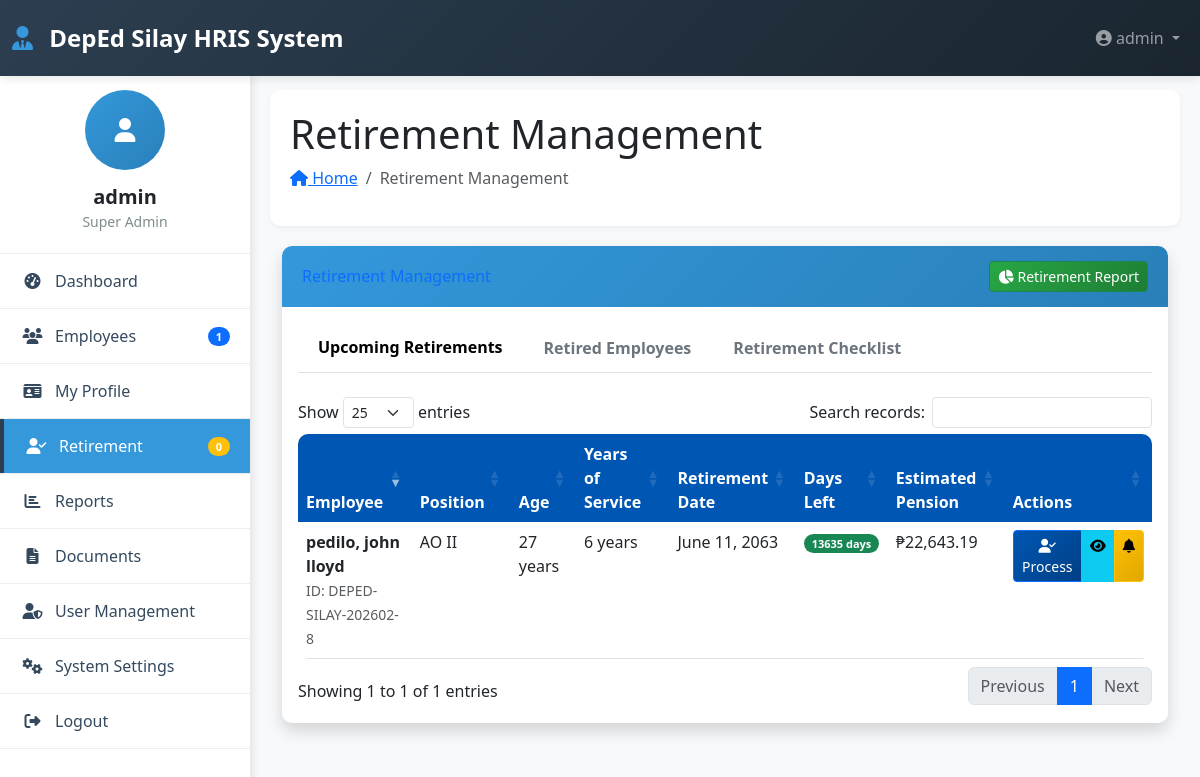
The app's page /modules/retirement/retirement_list.php (signed in) with its own data.
### tables this page shows
CREATE TABLE `employment_details` (
  `id` int(11) NOT NULL,
  `employee_id` varchar(20) DEFAULT NULL,
  `position_title` varchar(200) DEFAULT NULL,
  `salary_grade` int(11) DEFAULT NULL CHECK (`salary_grade` between 1 and 33),
  `step_increment` int(11) DEFAULT NULL CHECK (`step_increment` between 1 and 8),
  `monthly_salary` decimal(12,2) DEFAULT NULL,
  `plantilla_number` varchar(50) DEFAULT NULL,
  `item_number` varchar(50) DEFAULT NULL,
  `department` varchar(100) DEFAULT NULL,
  `school_assignment` varchar(200) DEFAULT NULL,
  `school_id` varchar(50) DEFAULT NULL,
  `school_district` varchar(100) DEFAULT NULL,
  `division` varchar(100) DEFAULT 'Division of Silay City',
  `region` varchar(100) DEFAULT 'Region VI - Western Visayas',
  `employee_type` enum('Permanent','Contractual','Substitute','Part-time','Volunteer','CoS','Job Order') DEFAULT NULL,
  `appointment_status` enum('Original','Promoted','Reclassified','Re-employed') DEFAULT NULL,
  `appointment_nature` enum('Permanent','Temporary','Casual','Co-terminus') DEFAULT NULL,
  `date_of_last_promotion` date DEFAULT NULL,
  `date_of_last_step_increment` date DEFAULT NULL,
  `effectivity_date` date DEFAULT NULL,
  `bank_name` varchar(100) DEFAULT NULL,
  `bank_account` varchar(50) DEFAULT NULL,
  `payroll_account` varchar(50) DEFAULT NULL
);

CREATE TABLE `employees` (
  `employee_id` varchar(20) NOT NULL,
  `deped_id` varchar(20) DEFAULT NULL,
  `lrn_number` varchar(20) DEFAULT NULL,
  `first_name` varchar(100) NOT NULL,
  `middle_name` varchar(100) DEFAULT NULL,
  `last_name` varchar(100) NOT NULL,
  `suffix` varchar(10) DEFAULT NULL,
  `extension_name` varchar(20) DEFAULT NULL,
  `birth_date` date NOT NULL,
  `birth_place` varchar(200) DEFAULT NULL,
  `gender` enum('Male','Female') DEFAULT NULL,
  `civil_status` enum('Single','Married','Divorced','Widowed','Separated') DEFAULT NULL,
  `gsis_no` varchar(50) DEFAULT NULL,
  `pagibig_no` varchar(50) DEFAULT NULL,
  `philhealth_no` varchar(50) DEFAULT NULL,
  `sss_no` varchar(50) DEFAULT NULL,
  `tin_no` varchar(50) DEFAULT NULL,
  `email_official` varchar(100) DEFAULT NULL,
  `email_personal` varchar(100) DEFAULT NULL,
  `mobile_number` varchar(20) DEFAULT NULL,
  `telephone` varchar(20) DEFAULT NULL,
  `house_no_street` varchar(200) DEFAULT NULL,
  `barangay` varchar(100) DEFAULT NULL,
  `city` varchar(100) DEFAULT 'Silay City',
  `province` varchar(100) DEFAULT 'Negros Occidental',
  `zip_code` varchar(10) DEFAULT NULL,
  `emergency_person` varchar(200) DEFAULT NULL,
  `emergency_relationship` varchar(50) DEFAULT NULL,
  `emergency_contact` varchar(20) DEFAULT NULL,
  `emergency_address` varchar(300) DEFAULT NULL,
  `employment_status` enum('Active','Retired','On-Leave','Resigned','AWOL','Deceased','Suspended') DEFAULT 'Active',
  `date_hired` date DEFAULT NULL,
  `date_retired` date DEFAULT NULL,
  `date_resigned` date DEFAULT NULL,
  `date_of_last_promotion` date DEFAULT NULL,
  `photo_path` varchar(500) DEFAULT NULL,
  `created_at` timestamp NOT NULL DEFAULT current_timestamp(),
  `updated_at` timestamp NOT NULL DEFAULT current_timestamp() ON UPDATE current_timestamp(),
  `created_by` varchar(100) DEFAULT NULL,
  `updated_by` varchar(100) DEFAULT NULL
);

### includes/functions.php (called while the page is built, shortened)
<?php
function formatDate($date, $format = 'F d, Y')
{
    return date($format, strtotime($date));
}
function formatCurrency($amount)
{
    return '₱' . number_format($amount, 2);
}
?>

### modules/retirement/retirement_list.php (the view, shortened to what this page needs)
<?php
require_once '../../includes/functions.php';
require_once '../../includes/header.php';
$database = new Database();
$db = $database->getConnection();
$query = "SELECT e.employee_id, e.deped_id, e.first_name, e.last_name, e.middle_name,
          e.birth_date, e.date_hired, e.employment_status,
          ed.position_title, ed.salary_grade, ed.monthly_salary,
          TIMESTAMPDIFF(YEAR, e.birth_date, CURDATE()) as age,
          TIMESTAMPDIFF(YEAR, e.date_hired, CURDATE()) as years_of_service,
          DATE_ADD(e.birth_date, INTERVAL 65 YEAR) as retirement_date,
          DATEDIFF(DATE_ADD(e.birth_date, INTERVAL 65 YEAR), CURDATE()) as days_to_retirement,
          ri.retirement_status
          FROM employees e
          LEFT JOIN employment_details ed ON e.employee_id = ed.employee_id
          LEFT JOIN retirement_info ri ON e.employee_id = ri.employee_id
          WHERE e.employment_status = 'Active'
          ORDER BY retirement_date ASC";
$stmt = $db->prepare($query);
$stmt->execute();
$employees = $stmt->fetchAll(PDO::FETCH_ASSOC);
?>
<div class="card shadow">
    <div class="card-header d-flex justify-content-between align-items-center">
        <h6 class="m-0 font-weight-bold text-primary">Retirement Management</h6>
        <div>
            <a href="retirement_report.php" class="btn btn-success btn-sm">
                <i class="fas fa-chart-pie"></i> Retirement Report
            </a>
        </div>
    </div>
    <div class="card-body">
        <ul class="nav nav-tabs mb-4" id="retirementTab" role="tablist">
            <li class="nav-item" role="presentation">
                <button class="nav-link active" id="upcoming-tab" data-bs-toggle="tab" data-bs-target="#upcoming" type="button">
                    Upcoming Retirements
                </button>
            </li>
            <li class="nav-item" role="presentation">
                <button class="nav-link" id="retired-tab" data-bs-toggle="tab" data-bs-target="#retired" type="button">
                    Retired Employees
                </button>
            </li>
            <li class="nav-item" role="presentation">
                <button class="nav-link" id="checklist-tab" data-bs-toggle="tab" data-bs-target="#checklist" type="button">
                    Retirement Checklist
                </button>
            </li>
        </ul>
        <div class="tab-content" id="retirementTabContent">
            <div class="tab-pane fade show active" id="upcoming" role="tabpanel">
                <div class="table-responsive">
                    <table class="table table-hover data-table">
                        <thead>
                            <tr>
                                <th>Employee</th>
                                <th>Position</th>
                                <th>Age</th>
                                <th>Years of Service</th>
                                <th>Retirement Date</th>
                                <th>Days Left</th>
                                <th>Estimated Pension</th>
                                <th>Actions</th>
                            </tr>
                        </thead>
                        <tbody>
                            <?php foreach ($employees as $employee): ?>
                                <?php
                                $retirement_date = new DateTime($employee['retirement_date']);
                                $today = new DateTime();
                                $interval = $today->diff($retirement_date);
                                $days_left = $interval->days;
                                $is_past_due = $retirement_date < $today;
                                $estimated_pension = $employee['monthly_salary'] * 0.90;
                                ?>
                                <tr class="<?php echo $is_past_due ? 'table-danger' : ($days_left <= 30 ? 'table-warning' : ''); ?>">
                                    <td>
                                        <strong><?php echo htmlspecialchars($employee['last_name'] . ', ' . $employee['first_name']); ?></strong><br>
                                        <small class="text-muted">ID: <?php echo htmlspecialchars($employee['employee_id']); ?></small>
                                    </td>
                                    <td><?php echo htmlspecialchars($employee['position_title']); ?></td>
                                    <td><?php echo $employee['age']; ?> years</td>
                                    <td><?php echo $employee['years_of_service']; ?> years</td>
                                    <td>
                                        <?php echo formatDate($employee['retirement_date']); ?><br>
                                    </td>
                                    <td>
                                        <span class="badge <?php echo $is_past_due ? 'bg-danger' : ($days_left <= 30 ? 'bg-warning' : ($days_left <= 90 ? 'bg-info' : 'bg-success')); ?>">
                                            <?php echo $days_left; ?> days
                                        </span>
                                    </td>
                                    <td><?php echo formatCurrency($estimated_pension); ?></td>
                                    <td>
                                        <div class="btn-group" role="group">
                                            <a href="process_retirement.php?id=<?php echo $employee['employee_id']; ?>"
                                               class="btn btn-primary btn-sm" title="Process Retirement">
                                                <i class="fas fa-user-check"></i> Process
                                            </a>
                                            <a href="view_retirement.php?id=<?php echo $employee['employee_id']; ?>"
                                               class="btn btn-info btn-sm" title="View Details">
                                                <i class="fas fa-eye"></i>
                                            </a>
                                            <a href="send_notice.php?id=<?php echo $employee['employee_id']; ?>"
                                               class="btn btn-warning btn-sm" title="Send Notice">
                                                <i class="fas fa-bell"></i>
                                            </a>
                                        </div>
                                    </td>
                                </tr>
                            <?php endforeach; ?>
                        </tbody>
                    </table>
                </div>
            </div>
        </div>
    </div>
</div>
<?php
require_once '../../includes/footer.php';
?>

### assets/css/style.css (style rules this page uses)
:root { --deped-blue: #0056b3; --deped-green: #28a745; --deped-yellow: #ffc107; --deped-red: #dc3545; --deped-gray: #6c757d; --deped-light: #f8f9fa; --deped-dark: #343a40; }
body { font-family: 'Segoe UI', Tahoma, Geneva, Verdana, sans-serif; background-color: #f5f7fa; color: #333; }
.card { border: none; border-radius: 10px; box-shadow: 0 4px 6px rgba(0, 0, 0, 0.1); transition: transform 0.3s ease; }
.card-header { background: linear-gradient(135deg, var(--deped-blue), #a4bad1); color: white; border-radius: 10px 10px 0 0 !important; font-weight: 600; }
.btn-primary { background: linear-gradient(135deg, var(--deped-blue), #004085); border: none; padding: 10px 20px; border-radius: 5px; font-weight: 600; }
.btn-success { background: linear-gradient(135deg, var(--deped-green), #1e7e34); border: none; }
.btn-warning { background: linear-gradient(135deg, var(--deped-yellow), #e0a800); border: none; }
.table { border-radius: 10px; overflow: hidden; }
.table thead th { background-color: var(--deped-blue); color: white; border: none; font-weight: 600; }
.nav-tabs { border-bottom: 2px solid #dee2e6; }
.nav-tabs .nav-link { border: none; color: var(--deped-gray); font-weight: 600; padding: 12px 20px; border-radius: 8px 8px 0 0; }
.nav-tabs .nav-link.active { background-color: var(--deped-blue); color: white; border: none; }

### includes/header.php (style rules this page uses)
:root { --primary-color: #3498db; --secondary-color: #2c3e50; --success-color: #27ae60; --warning-color: #f39c12; --danger-color: #e74c3c; --light-color: #ecf0f1; --dark-color: #2c3e50; }
body { font-family: 'Segoe UI', Tahoma, Geneva, Verdana, sans-serif; background-color: #f8f9fa; padding-top: 70px; }
.badge { padding: 4px 8px; font-size: 11px; border-radius: 10px; }
.card { border: none; border-radius: 10px; box-shadow: 0 2px 10px rgba(0, 0, 0, 0.08); margin-bottom: 20px; transition: transform 0.3s; }
.card-header { background: linear-gradient(135deg, var(--primary-color), #2980b9); color: white; border-radius: 10px 10px 0 0 !important; padding: 15px 20px; border: none; }

### records on screen
employment_details: employee.first_name "pedilo, john lloyd", employee.employee_id "DEPED-SILAY-202602-8", position_title "AO II", age "27", years_of_service "6", retirement_date "June 11, 2063", monthly_salary "₱22,643.19"

### other values on screen
SITE_NAME "DepEd Silay HRIS System"
$username "admin"
$user_role "Super Admin"
getEmployeeCount() "1"
getRetirementDueCount() "0"
$page_title "Retirement Management"
